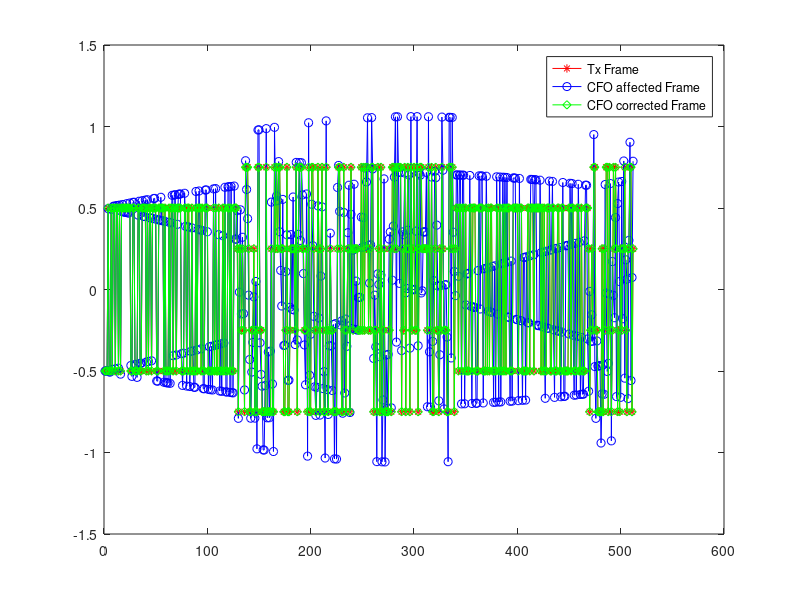

MATLAB code to generate this figure:
%%==================================================================================
% Synopsis     : CFO estimation and Correction
%              : Transmitted FRame is formed by along with a Preamble and midamble
% Last updated : 2021-05-11
%%==================================================================================
clc;clear;close all

nBits           = 1024;
mQam            = 16;
UpFc            = 1e6; % PAssband center frequency
bbFs            = 64e6; % Baseband Sampling rate
deltaF          = 26.81e3; % CFO introduced

%% Implementation
bitsPerConst    = log2(mQam);

bits            = round(rand(1,nBits));
bits_rearranged = reshape(bits,nBits/bitsPerConst,bitsPerConst);
M               = bi2de(bits_rearranged);
dataIQ          = qammod(M,mQam)/bitsPerConst;

% Generating Preamble
knownSeqA_Bits  = round(rand(1,256));
bits_rearranged = reshape(knownSeqA_Bits,256/2,2);
M               = bi2de(bits_rearranged);
knownSeqA_IQ    = qammod(M,4)/2; % Preamble

% Generating midamble
knownSeqB_Bits  = round(rand(1,256));
bits_rearranged = reshape(knownSeqB_Bits,256/2,2);
M               = bi2de(bits_rearranged);
knownSeqB_IQ    = qammod(M,4)/2; % Midamble

frameDataBrkP   = 212; % point at which data symbols are split to place midamble
frame           = [knownSeqA_IQ; dataIQ(1:frameDataBrkP); knownSeqB_IQ; dataIQ(frameDataBrkP+1:end)]; % Transmitted Frame

%% Channel
tDelta          = (length(knownSeqA_IQ)+frameDataBrkP)/bbFs;
max_cfoRange    = 1/(2*tDelta);
fprintf('Max possible CFO = %0.3f\nApplied CFO = %0.3f\n',max_cfoRange,deltaF);

passBandFrame   = frame .* exp(2i*pi*([UpFc+deltaF]/bbFs)*([0:length(frame)-1]')); %Passband upconversion (CFO is introduced here)

%% Reciver
rxbbFrame       = passBandFrame .* exp(2i*pi*([-UpFc]/bbFs)*([0:length(passBandFrame)-1]')); % convering back to baseband

rxrefSeqA       = rxbbFrame(1:length(knownSeqA_IQ)); % extraction of channel affected preamble
rxrefSeqB       = rxbbFrame(length(knownSeqA_IQ)+frameDataBrkP+1:length(knownSeqA_IQ)+frameDataBrkP+1+length(knownSeqA_IQ)-1);% extraction of channel affected midamble

%% CFO estimation by correlation
seqACorr        = sum(knownSeqA_IQ.*conj(rxrefSeqA));
seqBCorr        = sum(knownSeqB_IQ.*conj(rxrefSeqB));

PhaseCorrA      = angle(seqACorr);
PhaseCorrB      = angle(seqBCorr);
cfo             = (PhaseCorrA-PhaseCorrB)/(2*pi*tDelta);
fprintf('Estimated CFO = %0.3f\n',cfo);

%% CFO correction
CorrectedFrame  = rxbbFrame.* exp(2i*pi*([-cfo]/bbFs)*([0:length(passBandFrame)-1]'));

%% Plots
figure();
plot(real(frame),'-r*');hold on;plot(real(rxbbFrame),'-bo');hold on;plot(real(CorrectedFrame),'-gd');
legend('Tx Frame','CFO affected Frame','CFO corrected Frame')
